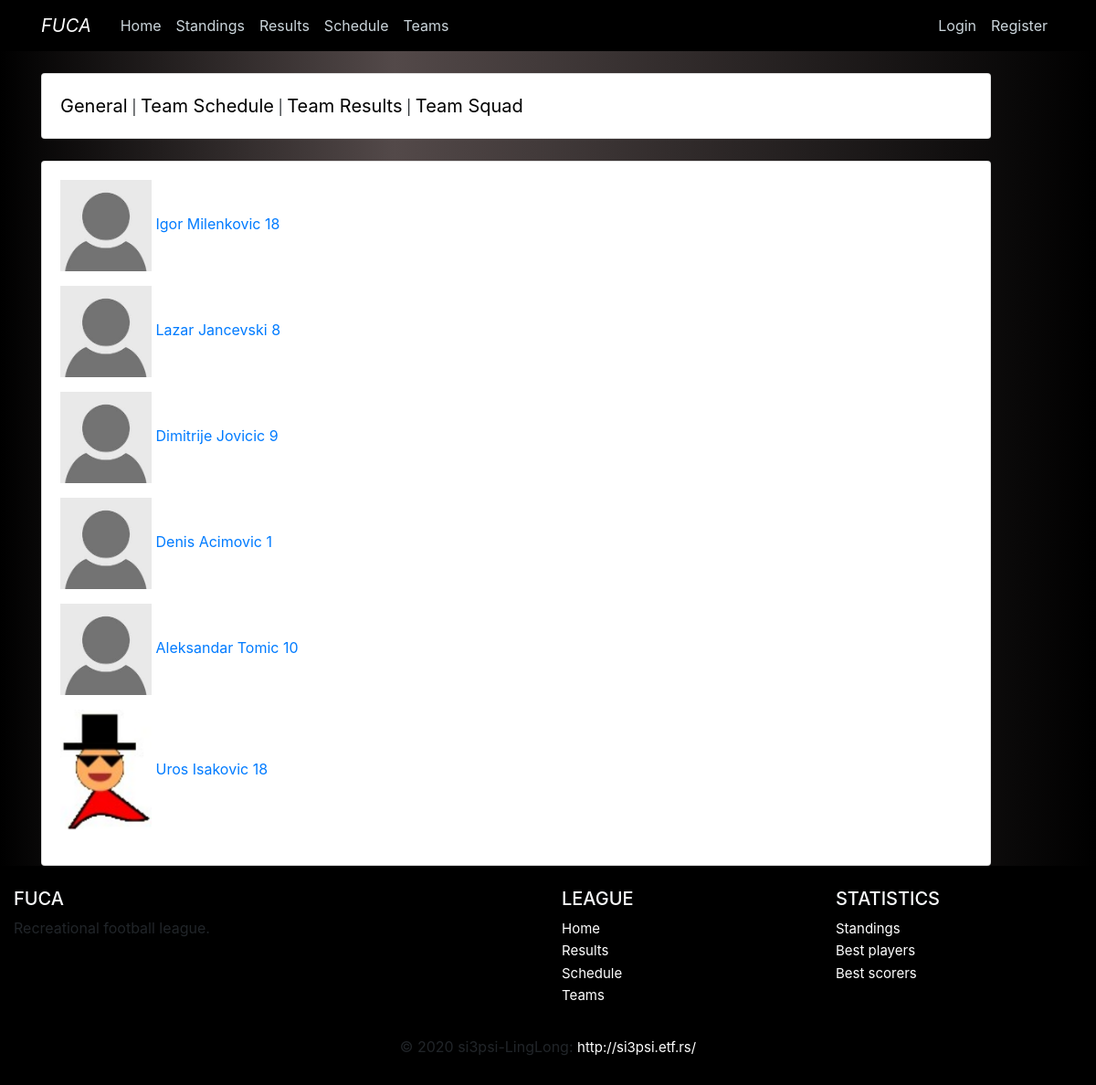
Page /teams/squad/1 on the earlier database version.
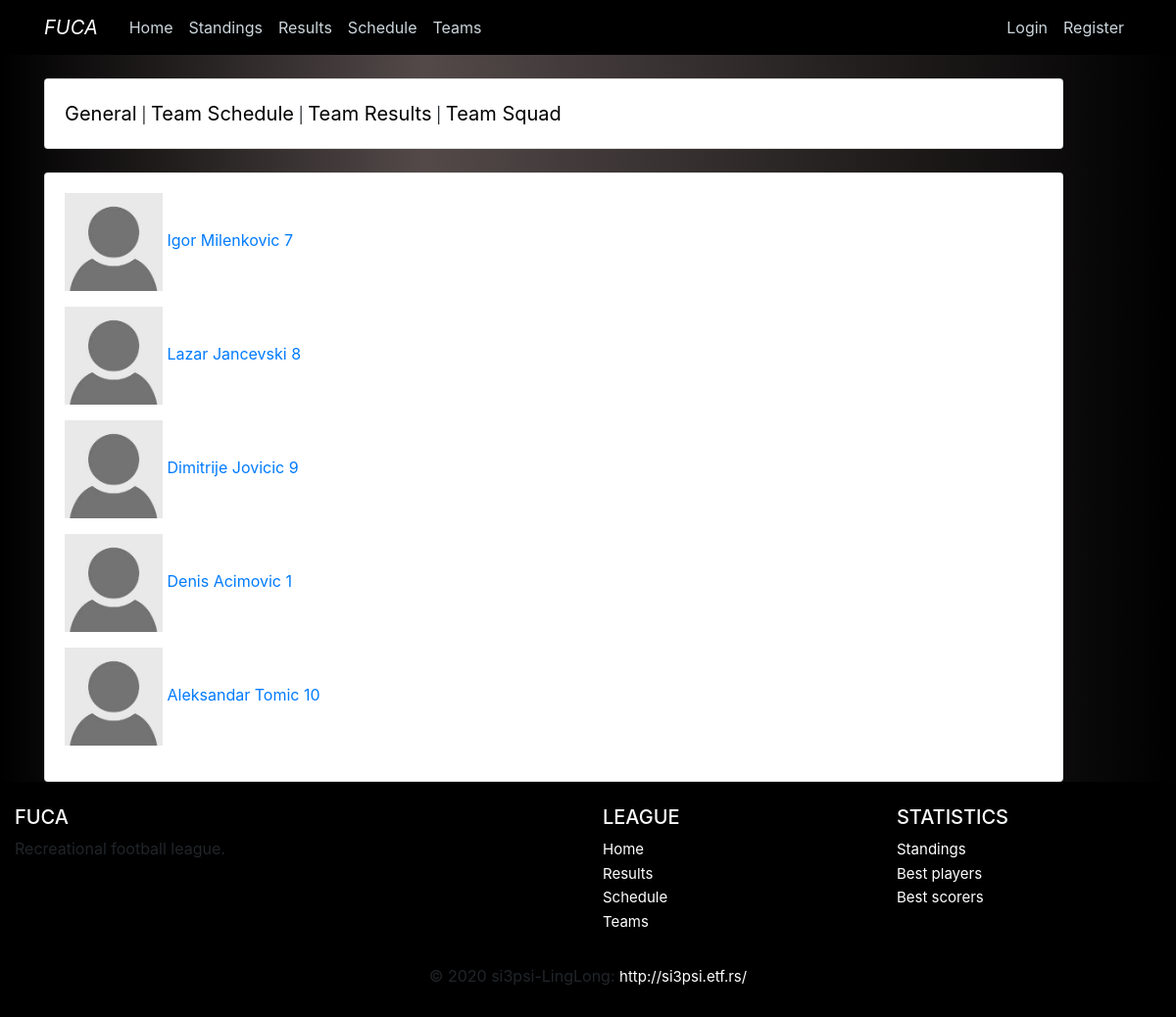
Same page on the later database version.
### fuca/models.py (models this page shows, shortened)
class Player(db.Model, UserMixin):
    __tablename__ = 'player'
    id          = db.Column(db.Integer,     primary_key=True)
    name        = db.Column(db.String(100), nullable=False)
    birthdate   = db.Column(db.DateTime,    nullable=False)
    number      = db.Column(db.Integer,     nullable=False)
    image       = db.Column(db.String(20),  nullable=False, default='default.jpg')
    email       = db.Column(db.String(120), unique=True,    nullable=False)
    password    = db.Column(db.String(200))
    registered  = db.Column(db.Boolean, default=False)
    is_admin    = db.Column(db.Boolean, default=False)
    team_id     = db.Column(db.Integer, db.ForeignKey('team.id'), nullable=False)
    statistics  = db.relationship('Statistics', backref='player', lazy=True)

### fuca/teams/routes.py (the view)
@teams.route("/squad/<int:id>")
def teamsquad(id):
    Team.query.get_or_404(id)
    players = Player.query.filter_by(team_id=id).all()
    for player in players:
        player.image = url_for('static', filename='images/players/{}'.format(player.image))
    return render_template('team/team-squad.html', players=players, id=id, title='Team Squad')

### fuca/templates/team/team-squad.html
{% extends 'team/team-layout.html' %}
{% block team_content %}
    {% for player in players %}
        <p>
            <a href="{{ url_for('main.player', id=player.id)}}">
                <img src="{{ player.image }}" width="100"> {{ player.name }} {{ player.number }}
            </a>
        </p>
    {% endfor %}
{% endblock team_content %}

### fuca/templates/team/team-layout.html
{% extends 'home/layout.html' %}
{% block content %}
<div class="card" style="width: 65rem;">
    <div class="card-body">
    <a href="{{ url_for('teams.team', id=id)}}" class="customLink">General</a> |
    <a href="{{ url_for('teams.teamschedule', id=id)}}" class="customLink">Team Schedule</a> |
    <a href="{{ url_for('teams.teamresults', id=id)}}" class="customLink">Team Results</a> |
    <a href="{{ url_for('teams.teamsquad', id=id)}}" class="customLink">Team Squad</a>
    </div>
</div>
<br>
<div class="card" style="width: 65rem;">
    <div class="card-body">
    {% block team_content %}
    {% endblock team_content %}
    </div>
</div>
{% endblock content %}

### fuca/templates/home/layout.html (shortened to what this page needs)
<!DOCTYPE html>
<html>
    <head>
        <link   rel="stylesheet"
                href="https://maxcdn.bootstrapcdn.com/bootstrap/4.0.0/css/bootstrap.min.css"
>
        <link rel="stylesheet" type="text/css" href="{{ url_for('static', filename='main.css') }}">
    </head>
    <body class="dark-background">
        <div id="page-container">
            <div id="content-wrap">
        <header class="site-header">
            <nav class="navbar navbar-expand-md  navbarcolor fixed-top">
                <div class="container">
                    <a class="navbar-brand mr-4 fucalogo" href="/"><i>FUCA</i></a>
                    <div class="collapse navbar-collapse" id="navbarToggle">
                        <div class="navbar-nav mr-auto">
                            <a class="nav-item nav-link" href="{{ url_for('main.home') }}"> Home</a>
                            <a class="nav-item nav-link" href="{{ url_for('standings.standings') }}"> Standings </a>
                            <a class="nav-item nav-link" href="{{ url_for('main.results') }}"> Results </a>
                            <a class="nav-item nav-link" href="{{ url_for('main.schedule') }}"> Schedule </a>
                            <a class="nav-item nav-link" href="{{ url_for('main.teams') }}"> Teams </a>
                        </div>
                        <div class="navbar-nav">
                            {% if current_user.is_authenticated and current_user.is_admin %}
                                <a class="nav-item nav-link" href="{{ url_for('adminhome.admin') }}">Admin page</a>
                                <a class="nav-item nav-link" href="{{ url_for('users.account') }}">Admin Account</a>
                                <a class="nav-item nav-link" href="{{ url_for('users.logout') }}">Logout</a>
                            {% elif current_user.is_authenticated %}
                                <a class="nav-item nav-link" href="{{ url_for('users.account') }}">My Account</a>
                                <a class="nav-item nav-link" href="{{ url_for('users.logout') }}">Logout</a>
                            {% else %}
                                <a class="nav-item nav-link" href="{{ url_for('users.login') }}">Login</a>
                                <a class="nav-item nav-link" href="{{ url_for('users.register') }}">Register</a>
                            {% endif %}
                        </div>
                    </div>
                </div>
            </nav>
        </header>
        <main role="main" class="container">
            <div class="row">
                <div class="col-md-8">
                    {% block content %}{% endblock %}
                </div>
            </div>
        </main>
        </div>
        <footer id="footer" class="page-footer font-small blue pt-4 navbarcolor">
            <div class="container-fluid text-center text-md-left">
                <div class="row">
                    <div class="col-md-6 mt-md-0 mt-3">
                        <h5 class="text-uppercase text-light">FUCA</h5>
                        <p>Recreational football league.</p>
                    </div>
                    <div class="col-md-3 mb-md-0 mb-3">
                        <h5 class="text-uppercase text-light">League</h5>
                        <ul class="list-unstyled">
                            <li>
                                <a class="whitelink"href="{{ url_for('main.home') }}">Home</a>
                            </li>
                            <li>
                                <a class="whitelink"href="{{ url_for('main.results') }}">Results</a>
                            </li>
                            <li>
                                <a class="whitelink" href="{{ url_for('main.schedule') }}">Schedule</a>
                            </li>
                            <li>
                                <a class="whitelink" href="{{ url_for('main.teams') }}">Teams</a>
                            </li>
                        </ul>
                    </div>
                    <div class="col-md-3 mb-md-0 mb-3">
                        <h5 class="text-uppercase text-light">Statistics</h5>
                        <ul class="list-unstyled">
                            <li>
                                <a class="whitelink" href="{{ url_for('standings.standings') }}">Standings</a>
                            </li>
                            <li>
                                <a class="whitelink" href="{{ url_for('standings.bestplayers') }}">Best players</a>
                            </li>
                            <li>
                                <a class="whitelink" href="{{ url_for('standings.bestscorers') }}">Best scorers</a>
                            </li>
                        </ul>
                    </div>
                </div>
            </div>
            <div class="footer-copyright text-center py-3">© 2020 si3psi-LingLong:
                <a class="whitelink" href="http://si3psi.etf.rs/"> http://si3psi.etf.rs/ </a>
            </div>
        </footer>
    </div>
    </body>
</html>

### fuca/static/main.css (style rules this page uses)
body { margin-top: 5rem; }
#page-container { position: relative; min-height: 100vh; }
#content-wrap { padding-bottom: 15rem; }
#footer { position: absolute; bottom: 0; width: 100%; height: 15rem; }
h1, h2, h3, h4, h5, h6 { color: #444444; }
a:link { text-decoration: none; }
.customLink, .customLink:hover { color:black; text-decoration: none; font-size: 20px; }
.whitelink, .whitelink:hover { color:white; text-decoration: none; font-size: 15px; }
.fucalogo { color:white; }
.navbarcolor { background: rgb(0,0,0); }
.dark-background { background: rgb(0,0,0); background: linear-gradient(90deg, rgba(0,0,0,1) 0%, rgba(83,73,73,1) 36%, rgba(0,0,0,1) 100%); }
.site-header .navbar-nav .nav-link { color: #cbd5db; }

Differences in the rows shown:
removed Player: image (picture), name "Uros Isakovic", number "18"
changed Player "Igor Milenkovic": number "18" → "7"
